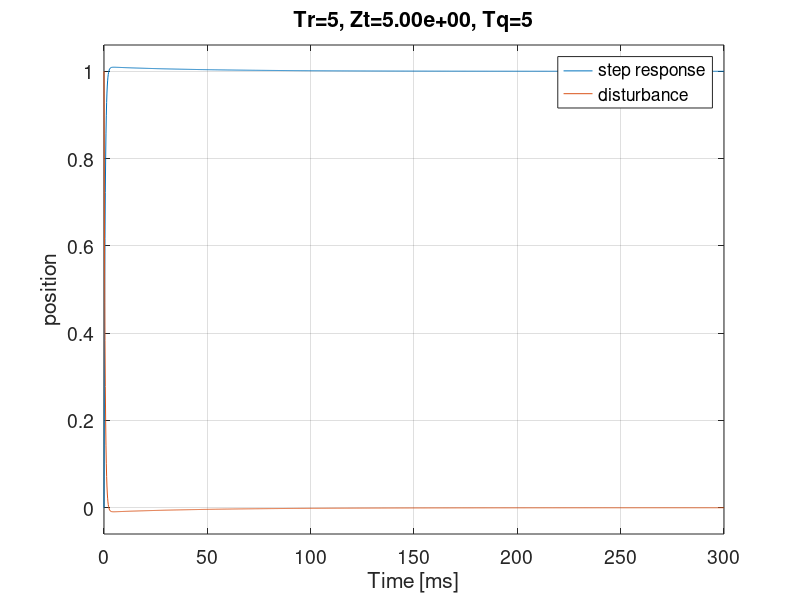

The MATLAB script that drew this image:
pkg load control;
close all;
clear all;

t = 0.005;
tr = input("INPUT;tr=");
zt = input("INPUT;zt=");
tq = input("INPUT;tq=");
tr
zt
tq
Kt = 0.61;
Ktn = 0.6;
J = 0.0071;
Jn = 0.007;
Kp = J / (Kt*tr^2);
Kd = 2*zt*tr*Kp;
Kp
Kd

P = tf([Kt],[J,0,0]);
P
Pn = tf([Ktn],[Jn,0,0]);
Q = tf([1],[tq^2,2*tq,1]);
Q
sysKp = tf(Kp);
sysKp
sysKd = tf([Kd,0],[1]);
sysKd
C = sysKp + sysKd;
sysA = minreal(P*(P*Q - Pn*Q + Pn)/Pn)
sysA = minreal(C * sysA / (1 + C * sysA))
sysB = minreal(Pn/(Pn+C*P*Pn+P*Q-Pn*Q))

set(0,'defaultAxesFontSize',14);
set(0,'defaultTextFontSize',20);
step(sysA, sysB);
xlabel("Time [ms]");
ylabel("position");
legend("step response", "disturbance");
name = ["Tr=", mat2str(tr), ", Zt=", num2str(zt, '%.2e'), ", Tq=", mat2str(tq)];
title(strcat(name));
print -dpdf "file.pdf"
